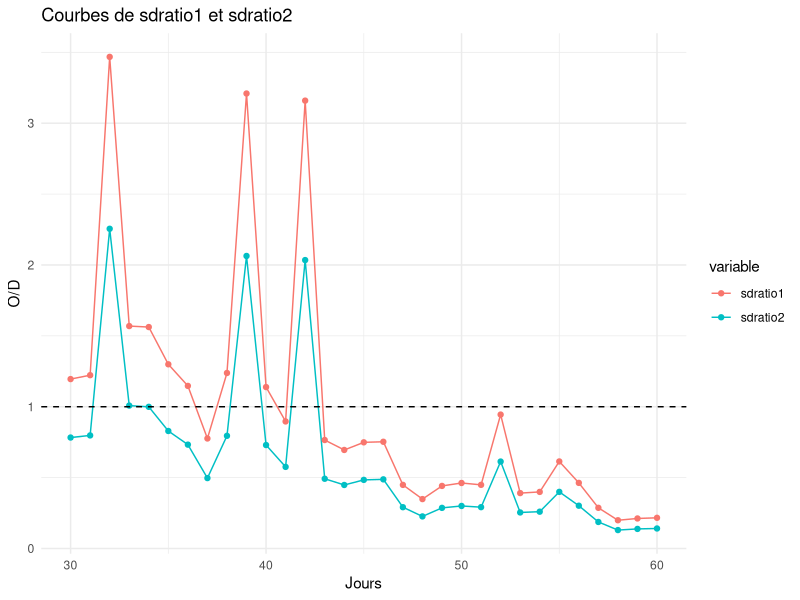
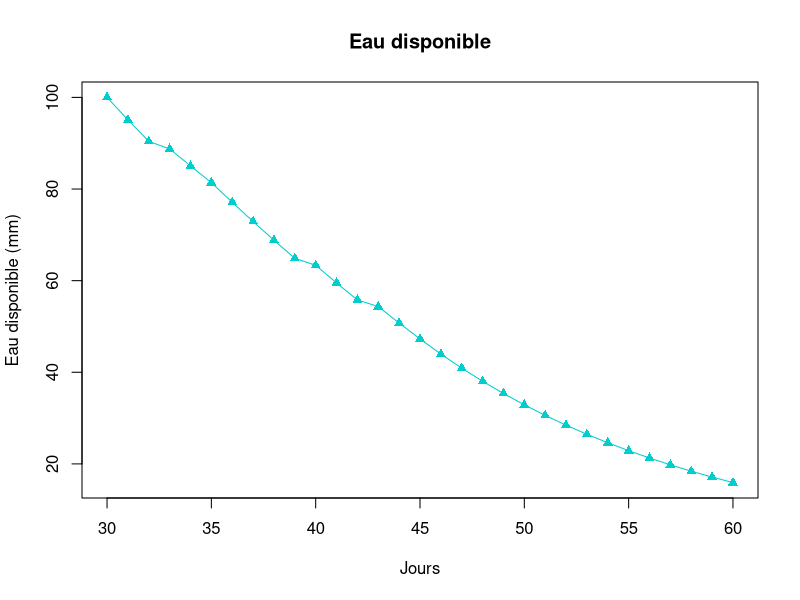
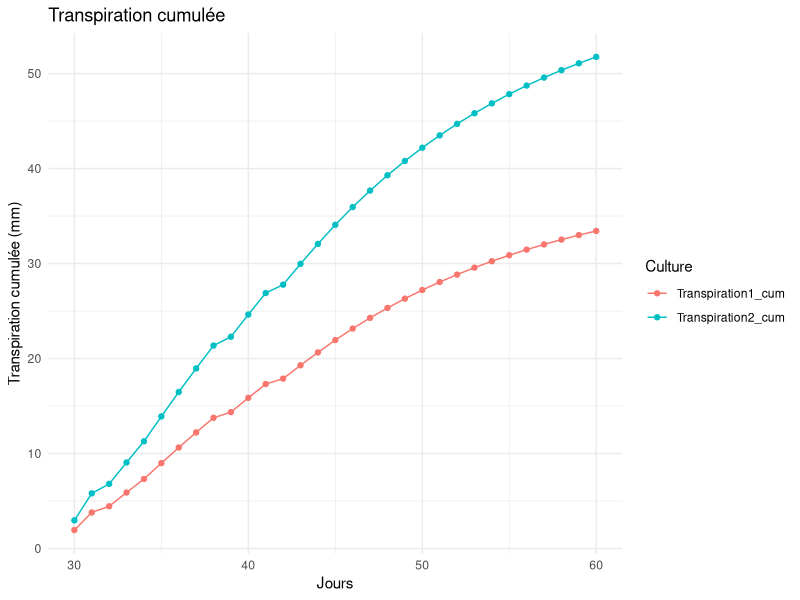
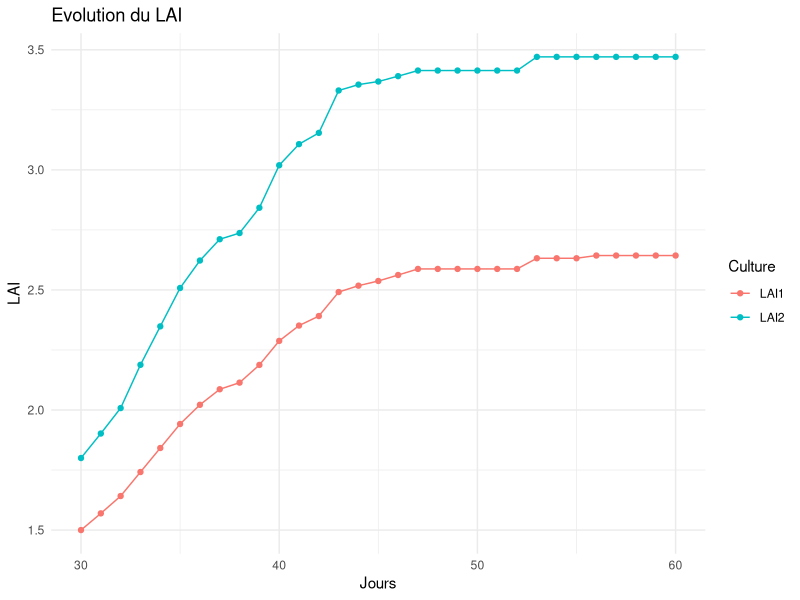
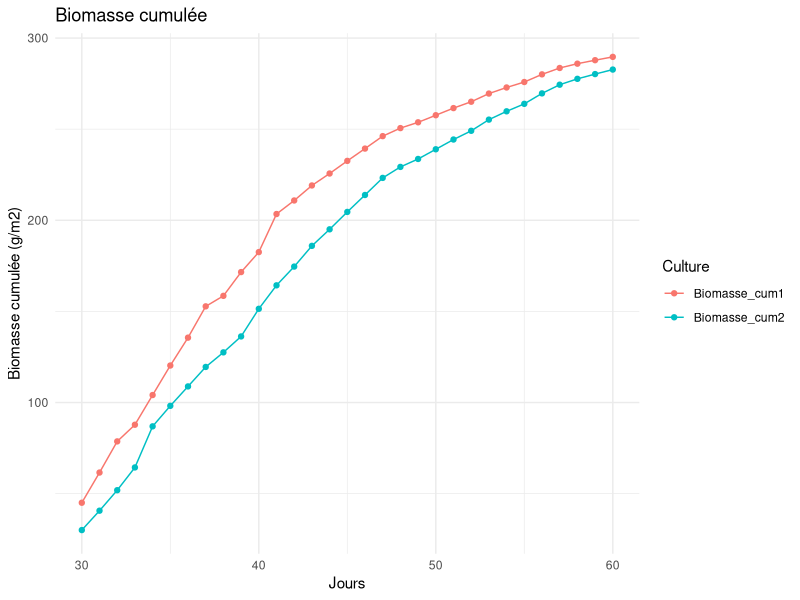
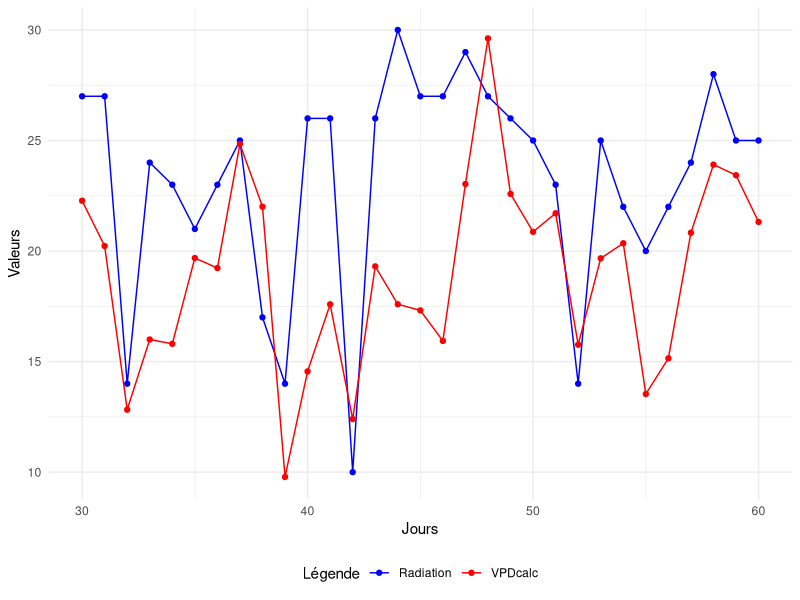

These charts were generated, in order, by the following R code:
# LBRAI2219 - Modélisation des systèmes biologiques (2025)
#Code inspiré par le modèle APSIM fait par Alice Falzon et Maxime Cornez 
###############################################################################
# Chargement des packages
###############################################################################
library(readxl)
library(dplyr)
library(tidyr)
library(ggplot2)

###############################################################################
# Chargement des paramètres
###############################################################################

# Paramètres de la culture ----------------------------------------------------

culture_params <- list(
  RUE               = 1.25,  # Radiation Use Efficiency [g/MJ]
  TEc               = 9,     # Coefficient d'efficience de la transpiration
  VPR               = 20,    # Vitesse production de racines [mm/jour]
  CroissPotLAI      = 0.1,   # Croissance potentielle du LAI 
  k                 = 0.45,  # Coefficient d'extinction de la lumière
  LAI_initial       = 1.5,   
  Biomasse_initiale = 45     
)
#Passer kl dans la plante car il varie entre les espèces de plantes 

culture2_params <- list(RUE               = 1.5,    # Radiation Use Efficiency [g/MJ]
                        TEc               = 8,      # Coefficient d'efficience de la transpiration
                        VPR               = 10,     # Vitesse production de racines [mm/jour]
                        CroissPotLAI      = 0.2,    # Croissance potentielle du LAI 
                        k                 = 0.45,   # Coefficient d'extinction de la lumière
                        LAI_initial       = 1.8,   
                        Biomasse_initiale = 30
)
# Paramètres du sol (3 horizons, épaisseur, etc.) ------------------------------

soil_params <- data.frame(
  Horizon     = c(1, 2, 3),
  Epaisseur   = c(300, 300, 300),    # mm
  li          = c(50,  50,  50),     # Limite inférieure d'eau
  ls          = c(100, 100, 100),    # Limite supérieure d'eau
  es          = c(100, 100, 100),    # Eau disponible dans sol (= sw)
  es_h        = c(40, 30, 30),       # Eau disponible dans sol par horizon ; es_h1 + es_h2 + es_h3 = es
  kl          = c(0.07, 0.07, 0.07)  # Taux d'extraction [mm/jour]
)



# Expansion foliaire (table O/D - CEF)------------------------------------------

expansion_foliaire <- data.frame(
  OD  = c(0.5, 1.5, 4),
  CEF = c(0,   1,   1)
)

expansion_foliaire2 <- data.frame(
  OD  = c(0.4, 1.0, 3.5),
  CEF = c(0,   0.8, 1)
)

# Paramètres météo (ex. VPD Frac)-----------------------------------------------

meteo_params <- list(
  VPD_Frac = 1.0  
)


# Vérification------------------------------------------------------------------

# Affiche les listes des paramètres de la culture
culture_params
culture2_params

# Affiche le data frame du sol
soil_params

# Affiche la table d’expansion foliaire
expansion_foliaire
expansion_foliaire2

###############################################################################
# Facteurs externes 
###############################################################################

facteur_externe <- data.frame(
  Jours = c(                   # Jours (30 à 60)
    30, 31, 32, 33, 34, 35, 
    36, 37, 38, 39, 40, 41, 
    42, 43, 44, 45, 46, 47, 
    48, 49, 50, 51, 52, 53, 
    54, 55, 56, 57, 58, 59, 60
  ), 
  
  # Radiation (MJ/m2)
  Radiation = c( #Chercher vraies données ()
    27, 27, 14, 24, 23, 21, 
    23, 25, 17, 14, 26, 26, 
    10, 26, 30, 27, 27, 29, 
    27, 26, 25, 23, 14, 25, 
    22, 20, 22, 24, 28, 25, 25
  ),
  
  # Tmax (°C)
  Tmax = c( #Chercher vraies données ()
    32.3, 31.0, 26.6, 26.0, 26.6, 29.5, 
    30.8, 32.5, 32.3, 25.2, 27.8, 28.2, 
    27.3, 28.6, 28.6, 28.3, 27.6, 31.0, 
    35.0, 34.3, 31.2, 32.7, 29.9, 30.8, 
    31.2, 28.4, 27.7, 31.4, 33.0, 33.2, 32.7
  ),
  
  # Tmin (°C)
  Tmin = c( #Chercher vraies données ()
    16.4, 15.8, 15.6, 10.0, 11.7, 13.0, 
    16.5, 13.8, 16.7, 16.7, 15.8, 12.8, 
    17.3, 11.3, 13.7, 13.4, 13.7, 12.2, 
    14.7, 20.4, 15.5, 17.9, 18.4, 16.0, 
    16.1, 18.0, 14.9, 16.0, 16.2, 17.2, 18.3
  ),
  
  # VPDobs (hPa)
  VPDobs = c( #Chercher vraies données ()
    19, 17, 16, 14, 12, 15, 
    18, 19, 23, 21, 15, 14, 
    20, 16, 17, 17, 15, 15, 
    16, 17, 18, 21, 22, 17, 
    18, 20, 18, 19, 19, 20, 21
  )
)


# Affiche la liste pour vérifier
print(facteur_externe)

# Fonction pour calculer saturated vapour pressure (SVP)
svp <- function(T) { # satured vapour pressure [kPa]
  6.1078 * exp(17.269 * T / (237.3 + T)) * 0.10
}

# Application à Tmax
facteur_externe$svpTmax <- svp(facteur_externe$Tmax) # pression saturante à Tmax

# Application à Tmin
facteur_externe$svpTmin <- svp(facteur_externe$Tmin) # pression saturante à Tmin

# Choisir la valeur de VPDfrac (par défaut on prend 0.75)
VPDfrac <- 0.75

# Fonction pour calculer VPDcalc
calc_VPDcalc <- function(svpTmax, svpTmin, VPDfrac) {
  VPDfrac * (svpTmax - svpTmin)*10
}

# Ajout de la colonne VPDcalc
facteur_externe$VPDcalc <- calc_VPDcalc(
  svpTmax  = facteur_externe$svpTmax,
  svpTmin  = facteur_externe$svpTmin,
  VPDfrac  = VPDfrac
)


###############################################################################
# Modèle
###############################################################################
# Densite des deux cultures
Densite1 <- 0.5 # Densité de la culture 1 (Draye)
Densite2 <- 1-Densite1 # Densité de la culture 2 (Draye)

simulate_two_cultures <- function(facteur_externe, soil_params, culture_params, culture2_params, expansion_foliaire, expansion_foliaire2, Densite1, Densite2) {
  n_days <- nrow(facteur_externe)
  
  # Initialisation du sol (réserves d'eau pour chaque horizon)
  ES1 <- numeric(n_days)
  ES2 <- numeric(n_days)
  ES3 <- numeric(n_days)
  ES1[1] <- soil_params$es_h[1]
  ES2[1] <- soil_params$es_h[2]
  ES3[1] <- soil_params$es_h[3]
  
  # Initialisation des profondeurs racinaires
  rdepth <- numeric(n_days)
  rdepth2 <- numeric(n_days)
  
  # Initialisation des LAI dynamiques pour chaque culture
  LAI1 <- numeric(n_days)
  LAI2 <- numeric(n_days)
  LAI1[1] <- culture_params$LAI_initial
  LAI2[1] <- culture2_params$LAI_initial
  
  # Initialisation de la biomasse pour chaque culture
  Biomasse1 <- numeric(n_days)
  Biomasse2 <- numeric(n_days)
  Biomasse1[1] <- culture_params$Biomasse_initiale
  Biomasse2[1] <- culture2_params$Biomasse_initiale
  
  # Initialisation des vecteurs de biomasse cumulée
  Biomasse_cum1 <- numeric(n_days)
  Biomasse_cum2 <- numeric(n_days)
  Biomasse_cum1[1] <- culture_params$Biomasse_initiale
  Biomasse_cum2[1] <- culture2_params$Biomasse_initiale
  
  # Préparation d'un data frame pour stocker les résultats quotidiens
  results <- data.frame(
    Jour = facteur_externe$Jours,
    Tot_ES = numeric(n_days),         # Eau totale dans le sol
    Pot_Supply = numeric(n_days),     # Offre potentielle globale du sol
    Pot_Demand1 = numeric(n_days),    # Demande potentielle culture 1
    Pot_Demand2 = numeric(n_days),    # Demande potentielle culture 2
    sdratio1 = numeric(n_days),       # Offre/Demande culture 1
    sdratio2 = numeric(n_days),       # Offre/Demande culture 2
    Transpiration1 = numeric(n_days), # Transpiration culture 1
    Transpiration2 = numeric(n_days), # Transpiration culture 2
    LAI1 = numeric(n_days),           # LAI culture 1
    LAI2 = numeric(n_days),           # LAI culture 2
    rdepth = numeric(n_days),         # Profondeur racinaire culture 1
    rdepth2 = numeric(n_days),        # Profondeur racinaire culture 2
    Biomasse1 = numeric(n_days),      # Biomasse journalière culture 1
    Biomasse2 = numeric(n_days)       # Biomasse journalière culture 2
  )
  
  results$LAI1[1] <- LAI1[1]            # Initialisation du LAI1
  results$LAI2[1] <- LAI2[1]            # Initialisation du LAI2
  results$Biomasse1[1] <- Biomasse1[1]  # Initialisation de la biomasse journalière culture 1
  results$Biomasse2[1] <- Biomasse2[1]  # Initialisation de la biomasse journalière culture 2
  
  # Fonction pour calculer l'effet d'expansion foliaire (interpolation sur la table OD/CEF)
  leaf_exp_effect <- function(sdratio, expansion_foliaire) {
    if(sdratio <= expansion_foliaire$OD[1]) {
      return(expansion_foliaire$CEF[1])
    } else if (sdratio >= tail(expansion_foliaire$OD,1)) {
      return(tail(expansion_foliaire$CEF,1))
    } else {
      for(j in 1:(nrow(expansion_foliaire)-1)){
        if(sdratio >= expansion_foliaire$OD[j] && sdratio < expansion_foliaire$OD[j+1]){
          return(expansion_foliaire$CEF[j] + 
                   (sdratio - expansion_foliaire$OD[j]) * 
                   (expansion_foliaire$CEF[j+1] - expansion_foliaire$CEF[j]) / 
                   (expansion_foliaire$OD[j+1] - expansion_foliaire$OD[j]))
        }
      }
    }
  }
  
  # Boucle de simulation quotidienne
  for (i in 1:n_days) {
    DAS <- facteur_externe$Jours[i]
    # Calcul de la profondeur racinaire effective commune :
    profondeur_totale <- sum(soil_params$Epaisseur)
    rdepth <- min(DAS * culture_params$VPR, profondeur_totale)
    rdepth2 <- min(DAS * culture2_params$VPR, profondeur_totale)

    # Stockage de la profondeur racinaire dans results
    results$rdepth[i] <- rdepth
    results$rdepth2[i] <- rdepth2
    
    # Calcul des offres potentielles pour chaque horizon (même que dans la version à 1 culture)
    of1 <- ifelse(rdepth >= soil_params$Epaisseur[1], 1, rdepth / soil_params$Epaisseur[1]) * ES1[i] * soil_params$kl[1]
    of2 <- ifelse(rdepth <= soil_params$Epaisseur[1], 0,
                  ifelse(rdepth > soil_params$Epaisseur[1] + soil_params$Epaisseur[2],
                         1, (rdepth - soil_params$Epaisseur[1]) / soil_params$Epaisseur[2])) * ES2[i] * soil_params$kl[2]
    of3 <- ifelse(rdepth <= (soil_params$Epaisseur[1] + soil_params$Epaisseur[2]), 0, 
                  (rdepth - soil_params$Epaisseur[1] - soil_params$Epaisseur[2]) / soil_params$Epaisseur[3]) * ES3[i] * soil_params$kl[3]
    
    Pot_Supply <- of1 + of2 + of3
    
    # Calcul de l'effet lumineux pour chaque culture
    li1 <- 1 - exp(-culture_params$k * LAI1[i])
    li2 <- 1 - exp(-culture_params$k * LAI2[i])  # on suppose que le coefficient k est le même pour les deux; sinon adapter
    results$li1[i] <- li1
    results$li2[i] <- li2
    
    # Récupération de la radiation et du VPDcalc
    rad <- facteur_externe$Radiation[i]
    VPDcalc <- facteur_externe$VPDcalc[i]
    
    # Calcul des demandes potentielles pour chaque culture [lumière -> eau]
    # Formule : (Radiation * LI * RUE * (VPDcalc/10)) / TEc
    Pot_Demand1 <- rad * li1 * culture_params$RUE * (VPDcalc/10) / culture_params$TEc
    Pot_Demand2 <- rad * li2 * culture2_params$RUE * (VPDcalc/10) / culture2_params$TEc
    
    # Stockage dans results
    results$Pot_Demand1[i] <- Pot_Demand1
    results$Pot_Demand2[i] <- Pot_Demand2
    
    # Demande totale et transpiration totale
    Total_Demand <- Densite1 * Pot_Demand1 + Densite2 * Pot_Demand2 # Draye
    Total_Supply <- Densite1 * Pot_Supply + Densite2 * Pot_Supply # Draye
    Total_Transpiration <- min(Pot_Supply, Total_Demand)
    
    # Allocation de la transpiration entre cultures (si Total_Demand > 0) --> arbitrage 
    transp1 <- if (Total_Demand > 0) Total_Transpiration * (Pot_Demand1*Densite1 / Total_Demand) else 0 # remettre densité sur Pot_demand ? (Draye)
    transp2 <- if (Total_Demand > 0) Total_Transpiration * (Pot_Demand2*Densite2 / Total_Demand) else 0
    
    results$Transpiration1[i] <- transp1
    results$Transpiration2[i] <- transp2
    
    # Stockage de l'eau totale du sol
    results$Tot_ES[i] <- ES1[i] + ES2[i] + ES3[i]
    results$Pot_Supply[i] <- Pot_Supply
    
    # Mise à jour des LAI pour chaque culture
    # On calcule le ratio offre/demande pour chaque culture
    sdratio1 <- if (Pot_Demand1 > 0) Pot_Supply / Pot_Demand1 else 0 # =O/D culture 1
    sdratio2 <- if (Pot_Demand2 > 0) Pot_Supply / Pot_Demand2 else 0 # =O/D culture 2
    leaf_effect1 <- leaf_exp_effect(sdratio1, expansion_foliaire)
    leaf_effect2 <- leaf_exp_effect(sdratio2, expansion_foliaire2)
    delta_LAI1 <- leaf_effect1 * culture_params$CroissPotLAI
    delta_LAI2 <- leaf_effect2 * culture2_params$CroissPotLAI
    if(i < n_days) {
      LAI1[i + 1] <- LAI1[i] + delta_LAI1
      LAI2[i + 1] <- LAI2[i] + delta_LAI2
    }
    results$sdratio1[i] <- sdratio1
    results$sdratio2[i] <- sdratio2
    results$LAI1[i] <- LAI1[i]
    results$LAI2[i] <- LAI2[i]
    
    # Mise à jour de la biomasse pour chaque culture
    # Calcul de la biomasse journalière pour chaque culture
    Biomasse_calc1 <- if (sdratio1 > 1) rad * li1 * culture_params$RUE else transp1 * (culture_params$TEc / (VPDcalc/10))
    Biomasse_calc2 <- if (sdratio2 > 1) rad * li2 * culture2_params$RUE else transp2 * (culture2_params$TEc / (VPDcalc/10))
    
    # Mise à jour de la biomasse cumulée pour chaque culture
    if(i < n_days) {
      Biomasse_cum1[i + 1] <- Biomasse_cum1[i] + Biomasse_calc1
      Biomasse_cum2[i + 1] <- Biomasse_cum2[i] + Biomasse_calc2
    }
    results$Biomasse1[i] <- Biomasse_calc1
    results$Biomasse2[i] <- Biomasse_calc2
    results$Biomasse_cum1[i] <- Biomasse_cum1[i]
    results$Biomasse_cum2[i] <- Biomasse_cum2[i]
    
    # Mise à jour du sol : répartition de l'extraction entre horizons selon leur contribution
    if(i < n_days) {
      if(Pot_Supply > 0) {
        ES1[i + 1] <- ES1[i] - (of1 / Pot_Supply) * Total_Transpiration
        ES2[i + 1] <- ES2[i] - (of2 / Pot_Supply) * Total_Transpiration
        ES3[i + 1] <- ES3[i] - (of3 / Pot_Supply) * Total_Transpiration
      } else {
        ES1[i + 1] <- ES1[i]
        ES2[i + 1] <- ES2[i]
        ES3[i + 1] <- ES3[i]
      }
    }
  }
  
  return(results)
}

resultats_two <- simulate_two_cultures(facteur_externe, soil_params, culture_params, culture2_params, expansion_foliaire, expansion_foliaire2, Densite1, Densite2)
print(resultats_two)

###############################################################################
# Graphiques 
###############################################################################

# Graphe O/D
# On transforme le data frame en format long pour faciliter la visualisation avec ggplot2
data_long <- resultats_two %>% 
  select(Jour, sdratio1, sdratio2) %>% 
  pivot_longer(cols = c(sdratio1, sdratio2), 
               names_to = "variable", 
               values_to = "value")

ggplot(data_long, aes(x = Jour, y = value, color = variable)) +
  geom_line() +
  geom_point() +
  geom_hline(yintercept = 1, linetype = "dashed") +
  labs(x = "Jours", y = "O/D", title = "Courbes de sdratio1 et sdratio2") +
  theme_minimal()


# Graphe de l'eau totale dans le sol (ES)
plot(resultats_two$Jour, resultats_two$Tot_ES,
     type = "o", pch = 17, col = "cyan3",
     xlab = "Jours", ylab = "Eau disponible (mm)",
     main = "Eau disponible")


# Graphe des transpirations cumulées
# Calcul des cumuls pour chaque culture
resultats_two <- resultats_two %>%
  mutate(Transpiration1_cum = cumsum(Transpiration1),
         Transpiration2_cum = cumsum(Transpiration2))

# Conversion au format long
data_long_transpi <- resultats_two %>%
  select(Jour, Transpiration1_cum, Transpiration2_cum) %>%
  pivot_longer(cols = c(Transpiration1_cum, Transpiration2_cum),
               names_to = "Culture",
               values_to = "Transpiration_cum")

# Tracé du graphique avec ggplot2
ggplot(data_long_transpi, aes(x = Jour, y = Transpiration_cum, color = Culture)) +
  geom_line() +
  geom_point() +
  labs(x = "Jours",
       y = "Transpiration cumulée (mm)",
       title = "Transpiration cumulée") +
  theme_minimal()


# Graphe du LAI
data_long_LAI <- resultats_two %>% 
  select(Jour, LAI1, LAI2) %>% 
  pivot_longer(cols = c(LAI1, LAI2), names_to = "Culture", values_to = "LAI")

ggplot(data_long_LAI, aes(x = Jour, y = LAI, color = Culture)) +
  geom_line() +
  geom_point() +
  labs(x = "Jours", y = "LAI", title = "Evolution du LAI") +
  theme_minimal()


# Graphe des biomasses cumulées
data_long_biom <- resultats_two %>% 
  select(Jour, Biomasse_cum1, Biomasse_cum2) %>% 
  pivot_longer(cols = c(Biomasse_cum1, Biomasse_cum2), 
               names_to = "Culture", 
               values_to = "Biomasse_cumulee")

ggplot(data_long_biom, aes(x = Jour, y = Biomasse_cumulee, color = Culture)) +
  geom_line() +
  geom_point() +
  labs(x = "Jours", y = "Biomasse cumulée (g/m2)", title = "Biomasse cumulée") +
  theme_minimal()


# Graphe d'évolution la radiation et du VPDcalc
ggplot() +
  # Radiation
  geom_line(data = data.frame(Jour = resultats_two$Jour, Radiation = facteur_externe$Radiation),
            aes(x = Jour, y = Radiation, color = "Radiation")) +
  geom_point(data = data.frame(Jour = resultats_two$Jour, Radiation = facteur_externe$Radiation),
             aes(x = Jour, y = Radiation, color = "Radiation")) +
  # VPDcalc
  geom_line(data = data.frame(Jour = resultats_two$Jour, VPDcalc = facteur_externe$VPDcalc),
            aes(x = Jour, y = VPDcalc, color = "VPDcalc")) +
  geom_point(data = data.frame(Jour = resultats_two$Jour, VPDcalc = facteur_externe$VPDcalc),
             aes(x = Jour, y = VPDcalc, color = "VPDcalc")) +
  # Légende 
  scale_color_manual(name = "Légende",
                     values = c("Radiation" = "blue", "VPDcalc" = "red")) +
  labs(x = "Jours", y = "Valeurs") +
  theme_minimal() +
  theme(legend.position = "bottom")

# Pot_supply == Transpiration1 + Transpiration2 ?
resultats_two$Pot_Supply <= resultats_two$Transpiration1 + resultats_two$Transpiration2
#différence ?
resultats_two$Pot_Supply - (resultats_two$Transpiration1 + resultats_two$Transpiration2)
